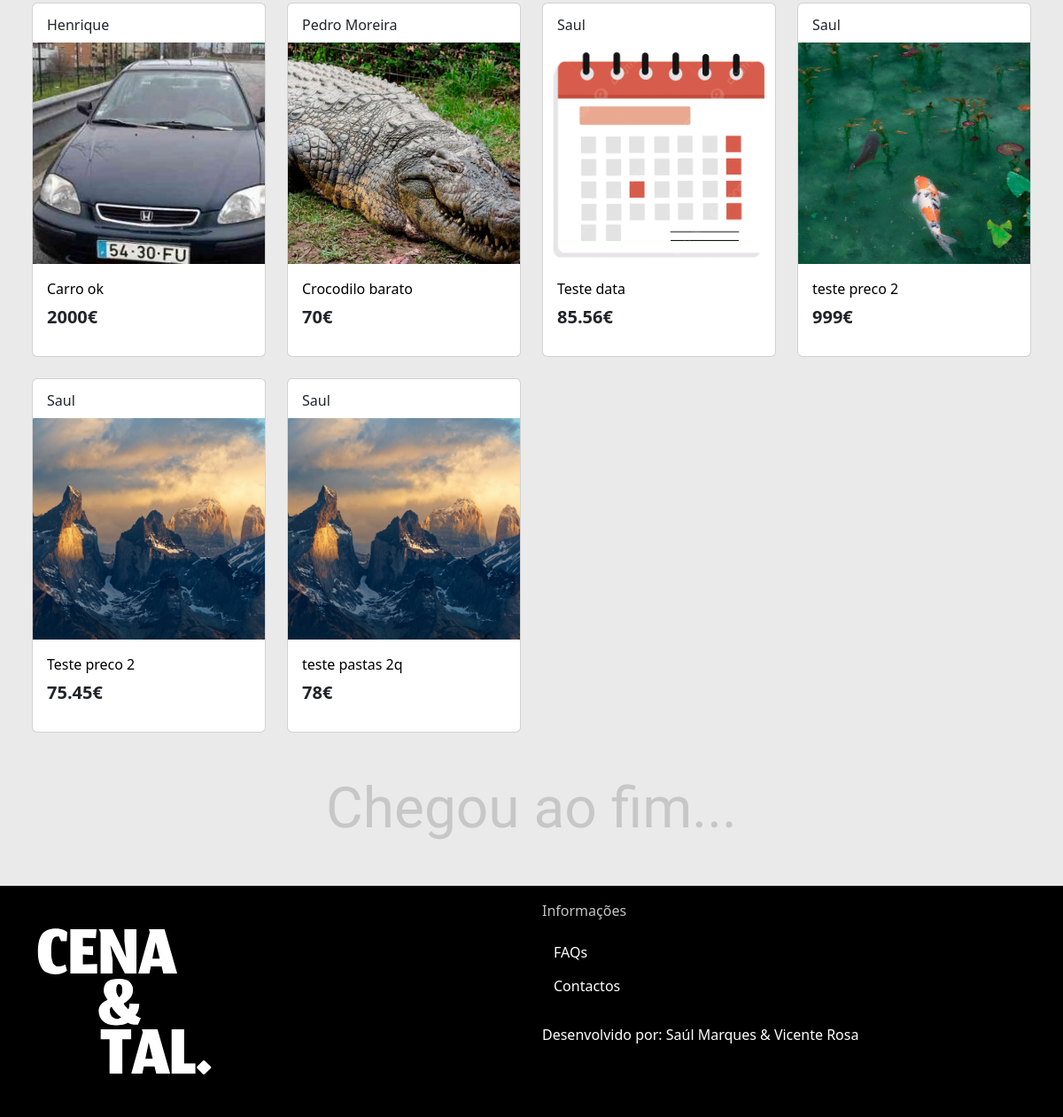
Before: / (lower part) with the older database file.
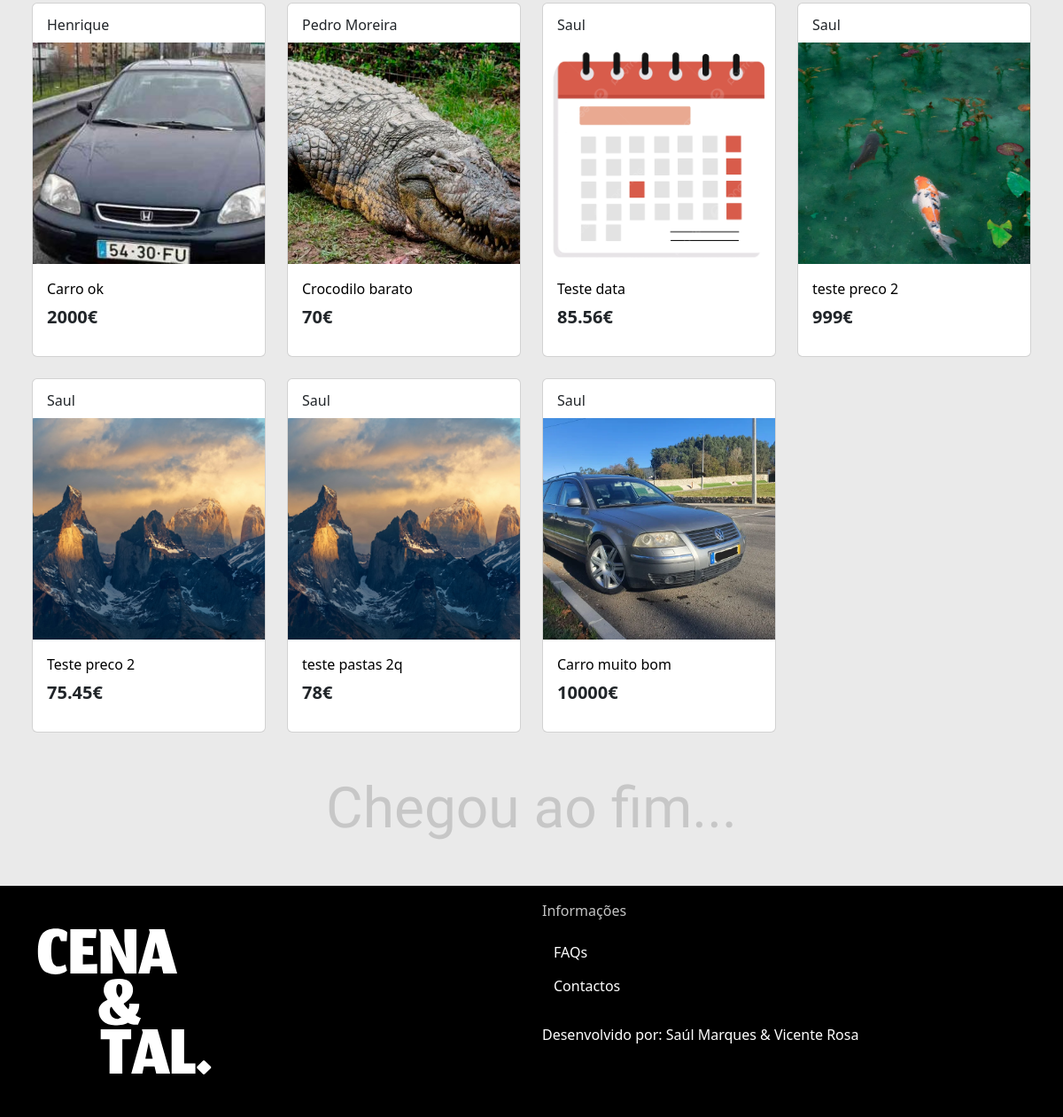
After: the same page with the newer database file.
### tables this page shows
CREATE TABLE `produto` (
  `id` int(11) NOT NULL,
  `user_id` int(11) NOT NULL,
  `titulo` varchar(30) NOT NULL,
  `descricao` text NOT NULL,
  `preco` float NOT NULL,
  `imagem` varchar(80) DEFAULT NULL,
  `adicionado_a` date NOT NULL DEFAULT current_timestamp(),
  `visivel` tinyint(1) DEFAULT 1
);

CREATE TABLE `users` (
  `id` int(11) NOT NULL,
  `username` varchar(30) NOT NULL,
  `password` varchar(78) NOT NULL,
  `email` varchar(30) NOT NULL,
  `imagem` varchar(255) DEFAULT 'imgs/icons/account_circle.svg',
  `localidade` varchar(255) DEFAULT NULL,
  `cidade` varchar(150) DEFAULT NULL,
  `cp` varchar(7) DEFAULT NULL,
  `telemovel` int(16) DEFAULT NULL,
  `biografia` text DEFAULT NULL,
  `data` date NOT NULL DEFAULT current_timestamp()
);

### index.php (the view, shortened to what this page needs)
<?php
include 'includes/db.php';
$sql = "SELECT produto.*, produto_imagens.image_path, users.username
        FROM produto
        LEFT JOIN produto_imagens ON produto.id = produto_imagens.produto_id
        LEFT JOIN users ON produto.user_id = users.id
        GROUP BY produto.id
        ORDER BY MIN(produto_imagens.id)";
$result = $conn->query($sql);
?>
<!DOCTYPE html>
<html lang="en">
<head>
    <link rel="stylesheet" href="css/bootstrap.min.css">
    <link rel="stylesheet" href="css/fonts/customfonts.css">
</head>
<body style="background-color: #EAEAEA;">
  <div class="container-fluid mt-5 mb-5 ">
    <div class=" container-fluid mt-5 mb-5 row row-cols-1 row-cols-sm-2 row-cols-md-3 row-cols-xl-4 row-cols-xxl-5 gy-4 mx-auto">
    <?php while($row = $result->fetch_assoc()): ?>
      <div class="col me-0">
        <div class="card rounded-2" style="width: 100%; height: 400px; background-color: white;">
          <a href="pagina_utilizador_guest.php?user_id=<?php echo htmlspecialchars($row['user_id']); ?>" class="card-header border-0 bg-transparent mt-1" style="text-decoration: none">
              <?php echo htmlspecialchars($row['username']); ?>
          </a>
          <a href="pagina_produto.php?id=<?php echo htmlspecialchars($row['id']); ?>" class="text-decoration-none">
            <div class="container p-0" style="width: 100%; height: 250px; background-color: white;">
              <img src="<?php echo htmlspecialchars($row['image_path']); ?>" class="img-fluid" alt="Product Image" style="width: 100%; height: 100%; object-fit:cover;">
            </div>
          </a>
          <div class="card-body">
            <a href="pagina_produto.php?id=<?php echo htmlspecialchars($row['id']); ?>" class="text-decoration-none " style="color: #000000">
              <div class="card-title"><?php echo htmlspecialchars($row['titulo']); ?></div>
            </a>
            <div class="card-text"><h5 class="fw-bold"><?php echo htmlspecialchars($row['preco']); ?>€</h5></div>
          </div>
        </div>
      </div>
      <?php endwhile; ?>
    </div>
</div>
<h1 class="text-center mt-5 mb-5 jomhuria-regular fs-custom" style="color: rgba(150, 150, 150, 0.425);">Chegou ao fim...</h2>
    <footer style="background-color: black; color: white;">
      <div class="container">
        <div class="row row-cols-2">
          <div class="col">
            <img src="imgs/logo.svg" class="mt-5 mb-5" alt="">
          </div>
          <div class="col">
            <p class="mt-3" style="color: #c4c4c4;"> Informações</p>
            <a class="btn" style="color: #ffffff;" href="faqs.html"> FAQs</a>
            <br>
            <a class="btn" style="color: #ffffff;" href="contactos.php"> Contactos</a>
            <br>
            <br>
            <p> Desenvolvido por: Saúl Marques & Vicente Rosa</p>
          </div>
        </div>
      </div>
    </footer>
</body>
</html>

Changed rows visible on the page:
added produto: user.username "Saul", shows a picture, titulo "Carro muito bom", preco "10000"
